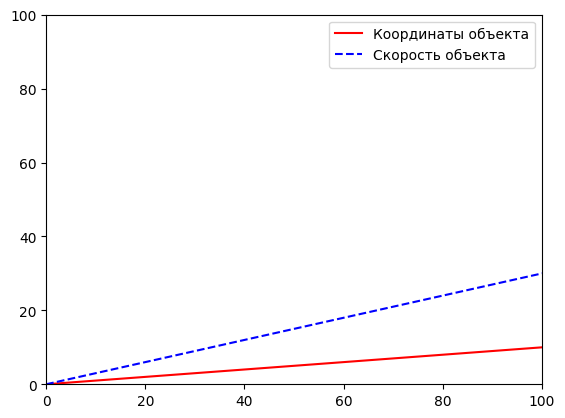

Generate this figure with Python:
import numpy as np
from matplotlib import pyplot as plt

# Задаем координаты и скорость объекта
x = np.linspace(0, 100, 1000)  # задаем начальные координаты и скорость
vx = 0.1 * x  # задаем вектор скорости
vy = 0.3 * x  # задаем вектор скорости

# Создаем объект и рисуем его на графике
fig, ax = plt.subplots()
ax.plot(x, vx, 'r-', label='Координаты объекта')
ax.plot(x, vy, 'b--', label='Скорость объекта')
ax.set_xlim([0, 100])
ax.set_ylim([0, 100])
ax.legend()

# Добавляем анимацию перемещения объекта
plt.show()
